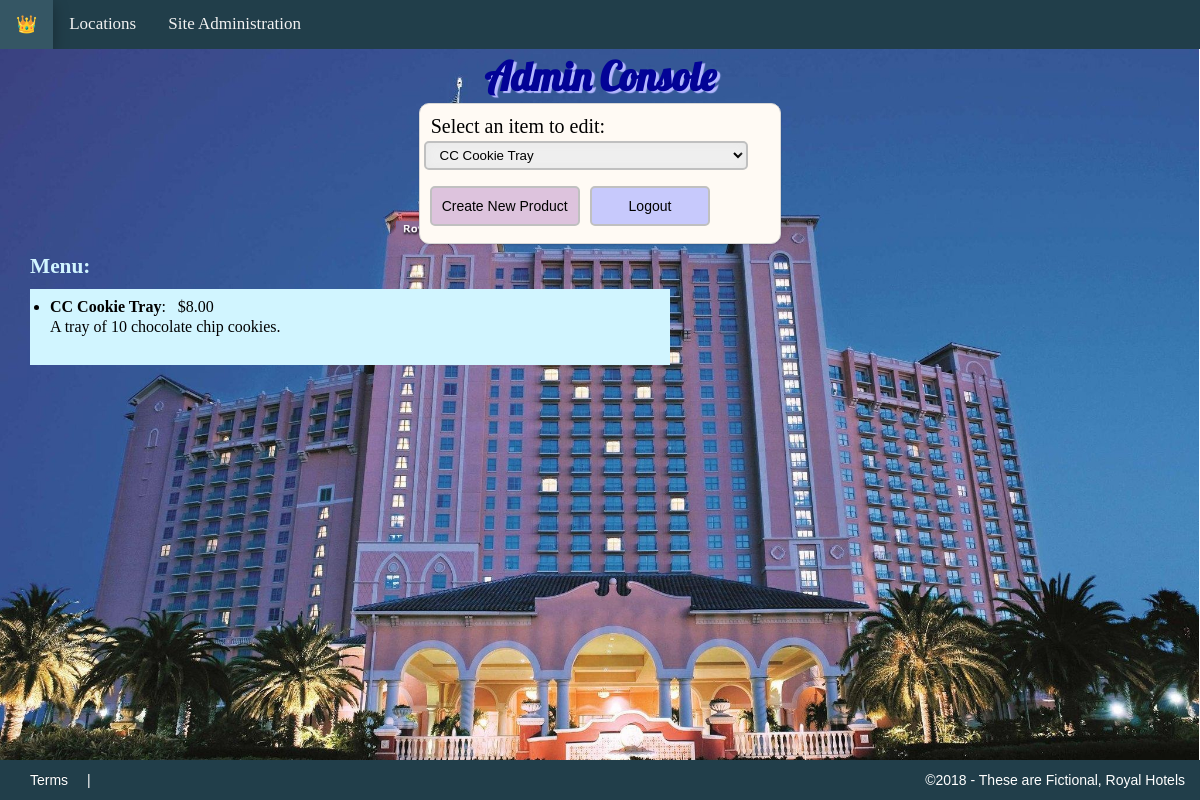
Before: /admin_console with the older database file.
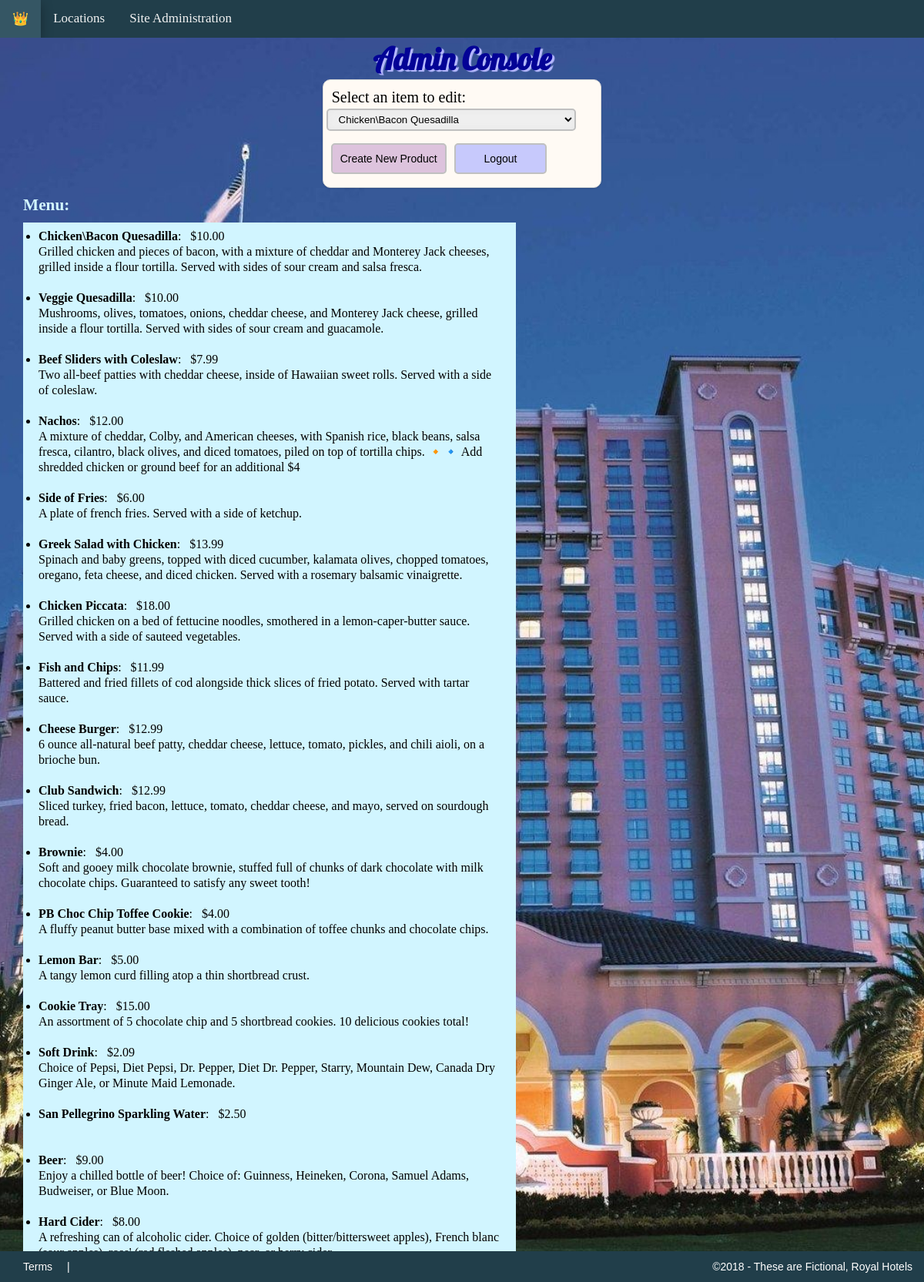
After: the same page with the newer database file.
### products/models.py (models this page shows, shortened)
class Product(models.Model):
    type = models.CharField(max_length=100, choices=TYPE_CHOICES)
    name = models.CharField(max_length=100, default="", blank=True, null=False)
    description = models.TextField(max_length=300, default="", blank=True)
    price = models.DecimalField(default=0.00, max_digits=10000, decimal_places=2)
    image = models.CharField(max_length=300, default="", blank=True)
    objects = models.Manager()

### products/views.py (the view)
# urls.py: path('admin_console', views.admin_console, name='admin_console'),
def admin_console(request):
    menu_data = Product.objects.all()
    return render(request, 'products/menu.html', {'menu': menu_data})

### products/templates/products/menu.html (shortened to what this page needs)
{% extends "base.html" %}
{% block header %}Admin Console{% endblock %}
{% block mainContent %}
<div class="admin_panel" style="width: 30%;">
    <form name="productForm" method="POST" action="">
        <div>
            <label for="menu_id" style="margin-left: 8pt; margin-top: 10pt;">Select an item to edit:</label>
            <select id="menu_id" style="width: 90%;" name="menuEdit" onChange="top.location.href=this.options[this.selectedIndex].value;">
                {% for item in menu %}
                    <option value="../{{ item.pk }}/details/">{{ item.name }}</option>
                {% endfor %}
            </select>
            <div class="formButton_container" style="margin:10pt 0pt 10pt 5pt;">
                <a href="{% url 'createFood' %}"><button type="button" class="button1" style="background-color: #ddc3dd; width: 150px;">Create New Product</button></a>
                <a href="{% url 'home' %}"><button type="button" class="button1" style="background-color: #c7c9fc; margin-left: 10pt;">Logout</button></a>
            </div>
        </div>
    </form>
</div>
<h4 style="color: #d1f5ff; margin:10px 30px; font-size: 16pt;">Menu:</h4>
    <ul class="menu1" style="background-color: #d1f5ff; width: 50%; margin-left:30px; padding: 8px 20px; line-height: 20px; overflow: auto;">
    {% for item in menu %}
        <li><b>{{ item.name }}</b>: &nbsp; ${{item.price}} <br> {{item.description}} <br><br></li>
    {% endfor %}
    </ul>
{% endblock %}

### templates/base.html (shortened to what this page needs)
{% load static %}
<!DOCTYPE html>
<html lang="en" class="bg_img">
<head>
	<link rel="stylesheet" type="text/css" href="{% static 'css/style.css' %}">
</head>
<body>
    <div class="page_container">
        {% include "navbar.html" %}
        <header class="header-title">
            <h1>{% block header %}{% endblock %}</h1>
        </header>
        {% block mainContent %}{% endblock %}
    </div>
    {% include "footer.html" %}
</body>
</html>

### templates/navbar.html
<ul class="topnav">
    <li><a href="{% url 'home' %}">👑</a></li>
    <li><a href="#">Locations</a></li>
    <li><a href="{% url 'admin_console' %}">Site Administration</a></li>
</ul>

### templates/footer.html
<section id="block-footer">
    <p id="footer-right">  <a href="#">Terms</a> | <a href="#"></a>  </p>
    <p id="footer-left">  &copy;2018 - These are Fictional, Royal Hotels </p>
</section>

### assets/css/style.css (style rules this page uses)
* { margin: 0; }
html { background-color: lightblue; }
body { position: relative; overflow: hidden; }
html, body { height: 100%; margin: 0; padding: 0; }
p { padding: 2px 16px; font-size: 15px; font-family: 'Lato', Georgia, sans-serif; color: #666666; }
h1 { color: #030396; font-family: 'Lobster'; font-size: 30pt; text-shadow: 3px 2px 1px rgba(181, 184, 255, 1); margin:0 auto; }
ul.topnav { list-style-type: none; margin: 0; padding: 0; overflow: hidden; background-color: #213e4a; }
ul.topnav li { float: left; }
ul.topnav li a { display: inline-block; color: #f2f2f2; text-align: center; padding: 14px 16px; text-decoration: none; transition: 0.3s; font-size: 17px; -webkit-transition-duration: 0.4s; transition-duration: 0.4s; cursor: pointer; }
.header-title { padding: 2px 16px; text-align: center; }
.admin_panel { margin: 0 auto; width: 20%; height: 80%; background-color: #fffaf4; border: 1px solid #d6d6d6; box-shadow: 0 1px 2px rgba(0,0,0,0.15); transition: all 0.3s ease-in-out; border-radius: 10px; transition: 0.3s; }
.formButton_container { display: flex; flex-wrap: wrap; align-items: center; width: 100%; }
button { flex-grow: 2; justify-content: center; text-align: center; display: inline-block; width: 120px; margin: 2% 2% 2% 2%; color: black; background-color: white; padding: 10px 0px; text-decoration: none; font-size: 14px; -webkit-transition-duration: 0.4s; transition-duration: 0.4s; cursor: pointer; border: 2px solid silver; border-radius: 5px; }
.button1 { flex-grow: 2; justify-content: center; text-align: center; display: inline-block; width: 120px; margin: 2% 2% 2% 2%; color: black; background-color: white; padding: 10px 0px; text-decoration: none; font-size: 14px; -webkit-transition-duration: 0.4s; transition-duration: 0.4s; cursor: pointer; border: 2px solid silver; border-radius: 5px; }
select { padding: 4px 10px; width: 90%; display: inline-block; margin: 1% 0% 0 1%; border: 2px solid silver; border-radius: 5px; box-shadow: 0 0 10px #E8E8E8 inset; }
label { display: inline-block; width: 95%; text-align: left; margin-left: 1pt; margin-top: 1%; color: black; line-height: 18px; font-size: 20px; }
#block-footer { clear: both; display: flex; width: 100%; -moz-box-sizing: border-box; margin: 0 auto; background-color: #213e4a; position: absolute; bottom: 0; height: 40px; }
#block-footer a, #block-footer p { flex: 1; color: white; padding: 15px 15px; font-size: 14px; line-height: 10px; font-family:'PT Sans', Arial, Helvetica, sans-serif; }
#footer-left { width: 40%; text-align: right; }
#block-footer { float:left; clear:both; width:100%; }
#block-footer a { color: white; text-shadow: 0 -1px 0 rgba(0, 0, 0, 0.25); text-decoration: none; outline: medium none; }
.bg_img { background-color: lightblue; background-image: url('/static/images/hotel_img3.jpg'); background-size: cover; background-attachment:fixed; background-position: center; position: relative; -webkit-background-size: cover; -moz-background-size: cover; -o-background-size: cover; background-size: cover; }

Changed rows visible on the page:
removed Product: name "CC Cookie Tray", price "8.00", description "A tray of 10 chocolate chip cookies."
added Product: name "Chicken\\Bacon Quesadilla", price "10.00", description "Grilled chicken and pieces of bacon, with a mixture of cheddar and Monterey Jack cheeses, grilled inside a flour tortilla. Served with sides of sour cream and salsa fresca."
added Product: name "Veggie Quesadilla", price "10.00", description "Mushrooms, olives, tomatoes, onions, cheddar cheese, and Monterey Jack cheese, grilled inside a flour tortilla. Served with sides of sour cream and guacamole."
added Product: name "Beef Sliders with Coleslaw", price "7.99", description "Two all-beef patties with cheddar cheese, inside of Hawaiian sweet rolls. Served with a side of coleslaw."
added Product: name "Nachos", price "12.00", description "A mixture of cheddar, Colby, and American cheeses, with Spanish rice, black beans, salsa fresca, cilantro, black olives, and diced tomatoes, piled on top of tortilla chips. 🔸🔹 Add shredded chicken or ground beef for an additional $4"
added Product: name "Side of Fries", price "6.00", description "A plate of french fries. Served with a side of ketchup."
added Product: name "Greek Salad with Chicken", price "13.99", description "Spinach and baby greens, topped with diced cucumber, kalamata olives, chopped tomatoes, oregano, feta cheese, and diced chicken. Served with a rosemary balsamic vinaigrette."
added Product: name "Chicken Piccata", price "18.00", description "Grilled chicken on a bed of fettucine noodles, smothered in a lemon-caper-butter sauce. Served with a side of sauteed vegetables."
added Product: name "Fish and Chips", price "11.99", description "Battered and fried fillets of cod alongside thick slices of fried potato. Served with tartar sauce."
added Product: name "Cheese Burger", price "12.99", description "6 ounce all-natural beef patty, cheddar cheese, lettuce, tomato, pickles, and chili aioli, on a brioche bun."
added Product: name "Club Sandwich", price "12.99", description "Sliced turkey, fried bacon, lettuce, tomato, cheddar cheese, and mayo, served on sourdough bread."
added Product: name "Brownie", price "4.00", description "Soft and gooey milk chocolate brownie, stuffed full of chunks of dark chocolate with milk chocolate chips. Guaranteed to satisfy any sweet tooth!"
added Product: name "PB Choc Chip Toffee Cookie", price "4.00", description "A fluffy peanut butter base mixed with a combination of toffee chunks and chocolate chips."
added Product: name "Lemon Bar", price "5.00", description "A tangy lemon curd filling atop a thin shortbread crust."
added Product: name "Cookie Tray", price "15.00", description "An assortment of 5 chocolate chip and 5 shortbread cookies. 10 delicious cookies total!"
added Product: name "Soft Drink", price "2.09", description "Choice of Pepsi, Diet Pepsi, Dr. Pepper, Diet Dr. Pepper, Starry, Mountain Dew, Canada Dry Ginger Ale, or Minute Maid Lemonade."
added Product: name "San Pellegrino Sparkling Water", price "2.50"
added Product: name "Beer", price "9.00", description "Enjoy a chilled bottle of beer! Choice of: Guinness, Heineken, Corona, Samuel Adams, Budweiser, or Blue Moon."
added Product: name "Hard Cider", price "8.00", description "A refreshing can of alcoholic cider. Choice of golden (bitter/bittersweet apples), French blanc…"
Other visible differences:
form field menuEdit: "CC Cookie Tray" → "Chicken\\Bacon Quesadilla"
